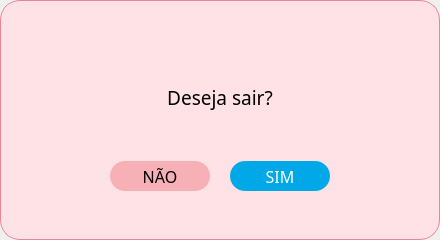
<?xml version="1.0" encoding="UTF-8"?>
<ui version="4.0">
 <class>Dialog</class>
 <widget class="QDialog" name="Dialog">
  <property name="geometry">
   <rect>
    <x>0</x>
    <y>0</y>
    <width>440</width>
    <height>240</height>
   </rect>
  </property>
  <property name="minimumSize">
   <size>
    <width>440</width>
    <height>240</height>
   </size>
  </property>
  <property name="maximumSize">
   <size>
    <width>440</width>
    <height>240</height>
   </size>
  </property>
  <property name="windowTitle">
   <string>Dialog</string>
  </property>
  <layout class="QHBoxLayout" name="horizontalLayout">
   <property name="spacing">
    <number>0</number>
   </property>
   <property name="leftMargin">
    <number>0</number>
   </property>
   <property name="topMargin">
    <number>0</number>
   </property>
   <property name="rightMargin">
    <number>0</number>
   </property>
   <property name="bottomMargin">
    <number>0</number>
   </property>
   <item>
    <widget class="QFrame" name="frame">
     <property name="maximumSize">
      <size>
       <width>440</width>
       <height>16777215</height>
      </size>
     </property>
     <property name="styleSheet">
      <string notr="true">background-color: rgb(254, 226, 230);
border-radius: 20px; 
border:1px solid rgb(229, 136, 147);</string>
     </property>
     <property name="frameShape">
      <enum>QFrame::StyledPanel</enum>
     </property>
     <property name="frameShadow">
      <enum>QFrame::Raised</enum>
     </property>
     <layout class="QVBoxLayout" name="verticalLayout">
      <item>
       <widget class="QFrame" name="frame_2">
        <property name="styleSheet">
         <string notr="true">border: 0px;</string>
        </property>
        <property name="frameShape">
         <enum>QFrame::StyledPanel</enum>
        </property>
        <property name="frameShadow">
         <enum>QFrame::Raised</enum>
        </property>
        <widget class="QLabel" name="label_popup_confirma_saida">
         <property name="geometry">
          <rect>
           <x>0</x>
           <y>0</y>
           <width>420</width>
           <height>111</height>
          </rect>
         </property>
         <property name="minimumSize">
          <size>
           <width>230</width>
           <height>40</height>
          </size>
         </property>
         <property name="font">
          <font>
           <family>Abel</family>
           <pointsize>14</pointsize>
          </font>
         </property>
         <property name="text">
          <string>&lt;html&gt;&lt;head/&gt;&lt;body&gt;&lt;p align=&quot;center&quot;&gt;&lt;br/&gt;&lt;/p&gt;&lt;p align=&quot;center&quot;&gt;Deseja sair?&lt;/p&gt;&lt;/body&gt;&lt;/html&gt;</string>
         </property>
        </widget>
       </widget>
      </item>
      <item>
       <widget class="QFrame" name="frame_3">
        <property name="styleSheet">
         <string notr="true">border: 0px;</string>
        </property>
        <property name="frameShape">
         <enum>QFrame::StyledPanel</enum>
        </property>
        <property name="frameShadow">
         <enum>QFrame::Raised</enum>
        </property>
        <layout class="QHBoxLayout" name="horizontalLayout_3">
         <item>
          <spacer name="horizontalSpacer">
           <property name="orientation">
            <enum>Qt::Horizontal</enum>
           </property>
           <property name="sizeHint" stdset="0">
            <size>
             <width>82</width>
             <height>20</height>
            </size>
           </property>
          </spacer>
         </item>
         <item>
          <widget class="QFrame" name="frame_4">
           <property name="frameShape">
            <enum>QFrame::StyledPanel</enum>
           </property>
           <property name="frameShadow">
            <enum>QFrame::Raised</enum>
           </property>
           <layout class="QHBoxLayout" name="horizontalLayout_2">
            <property name="spacing">
             <number>20</number>
            </property>
            <property name="leftMargin">
             <number>0</number>
            </property>
            <property name="topMargin">
             <number>0</number>
            </property>
            <property name="rightMargin">
             <number>0</number>
            </property>
            <property name="bottomMargin">
             <number>0</number>
            </property>
            <item>
             <widget class="QPushButton" name="btn_nao_popup_confirma_saida">
              <property name="minimumSize">
               <size>
                <width>100</width>
                <height>30</height>
               </size>
              </property>
              <property name="maximumSize">
               <size>
                <width>100</width>
                <height>30</height>
               </size>
              </property>
              <property name="font">
               <font>
                <family>Abel</family>
                <pointsize>12</pointsize>
               </font>
              </property>
              <property name="cursor">
               <cursorShape>PointingHandCursor</cursorShape>
              </property>
              <property name="styleSheet">
               <string notr="true">QPushButton{
border-radius:15px;
background-color: rgb(247, 176, 181);
border: 2px ;
}
QPushButton:hover{
background-color: rgb(236, 132, 140);}

QPushButton:pressed{
background-color: rgb(247, 176, 181);
}</string>
              </property>
              <property name="text">
               <string>NÃO</string>
              </property>
             </widget>
            </item>
            <item>
             <widget class="QPushButton" name="btn_sim_popup_confirma_saida">
              <property name="minimumSize">
               <size>
                <width>100</width>
                <height>30</height>
               </size>
              </property>
              <property name="maximumSize">
               <size>
                <width>100</width>
                <height>30</height>
               </size>
              </property>
              <property name="font">
               <font>
                <family>Abel</family>
                <pointsize>12</pointsize>
               </font>
              </property>
              <property name="cursor">
               <cursorShape>PointingHandCursor</cursorShape>
              </property>
              <property name="styleSheet">
               <string notr="true">QPushButton{
border-radius:15px;
background-color: rgb(0, 168, 232);
color: rgb(255, 255, 255);
border: 2px ;
}
QPushButton:hover{
background-color: rgb(0, 124, 191);}

QPushButton:pressed{
background-color: rgb(0, 168, 232);
}


</string>
              </property>
              <property name="text">
               <string>SIM</string>
              </property>
             </widget>
            </item>
           </layout>
          </widget>
         </item>
         <item>
          <spacer name="horizontalSpacer_2">
           <property name="orientation">
            <enum>Qt::Horizontal</enum>
           </property>
           <property name="sizeHint" stdset="0">
            <size>
             <width>82</width>
             <height>20</height>
            </size>
           </property>
          </spacer>
         </item>
        </layout>
       </widget>
      </item>
     </layout>
    </widget>
   </item>
  </layout>
 </widget>
 <resources/>
 <connections/>
</ui>
